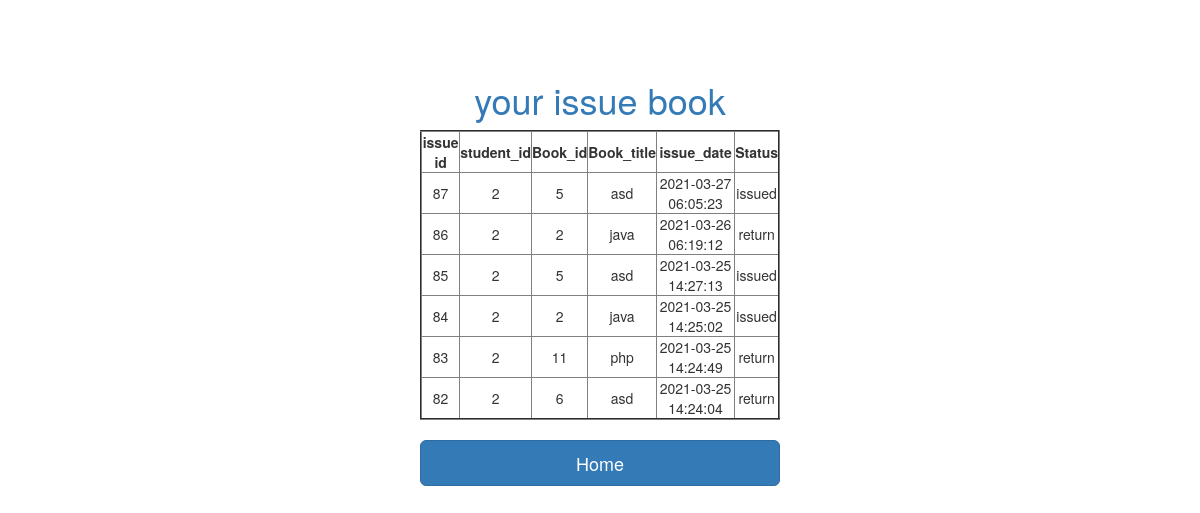
The page /WT/show_your_issue.php (signed in) on the database its author committed.
### tables this page shows
CREATE TABLE `issue_data` (
  `id` int(11) NOT NULL,
  `student_id` int(11) NOT NULL,
  `Book_id` int(11) NOT NULL,
  `Book_title` varchar(50) NOT NULL,
  `Status` varchar(50) NOT NULL,
  `issue_date` datetime NOT NULL
);

### WT/show_your_issue.php (the view, shortened to what this page needs)
<?php
$user = "root";
$password = "";
$server  = "localhost";
$db = "wt_project";
$con = mysqli_connect($server,$user,$password,$db);
    ?>
<!DOCTYPE html>
<html>
    <head>
        <link rel="stylesheet" href="https://maxcdn.bootstrapcdn.com/bootstrap/3.4.1/css/bootstrap.min.css">
    </head>
    <body background="https://images.wallpaperscraft.com/image/books_library_shelves_138556_1920x1080.jpg">
      <div class="container">
    <div class="row">
        <div class="col-sm-6 col-md-4 col-md-offset-4"><br><br><br>
            <h1 class="text-center text-primary login-title">your issue book</h1>
            <div class="account-wall">
                <table border="2px " align="center" class="text-center w-100" style="background-color: white;">
                    <tr >
                        <th class="text-center"> issue id </th>
                        <th class="text-center"> student_id </th>
                          <th class="text-center"> Book_id </th>
                            <th class="text-center"> Book_title </th>
                              <th class="text-center"> issue_date </th>
                              <th class="text-center"> Status </th>
                    </tr>
                    <?php
$Id = $_SESSION['id'];
$sql = "SELECT * from issue_data where student_id ='$Id' ";
 $result = $con-> query($sql);
if(mysqli_num_rows($result) > 0)
                  {
                      while ($row = mysqli_fetch_array($result)) {
       			?>
        <tr>
        	<td><?php echo $row['id']?> </td>
            <td><?php echo $row['student_id']?> </td>
            <td><?php echo $row['Book_id']?> </td>
            <td><?php echo $row['Book_title']?> </td>
            <td><?php echo $row['issue_date']?> </td>
            <td><?php echo $row['Status']?> </td>
        </tr>
		<?php
}
echo "</table>";
 }
?>
            </div>
            <form class="form-signin" action="Dashboard.php" method="post"><br>
                    <input class="btn btn-primary btn-lg btn-block" type="submit" value="Home" name="btn1">
        </div>
    </div>
</div>
    </body>
</html>

### rows shown on the page
issue_data: id "87", student "2", Book "5", Book_title "asd", issue_date "2021-03-27 06:05:23", Status "issued"
issue_data: id "86", student "2", Book "2", Book_title "java", issue_date "2021-03-26 06:19:12", Status "return"
issue_data: id "85", student "2", Book "5", Book_title "asd", issue_date "2021-03-25 14:27:13", Status "issued"
issue_data: id "84", student "2", Book "2", Book_title "java", issue_date "2021-03-25 14:25:02", Status "issued"
issue_data: id "83", student "2", Book "11", Book_title "php", issue_date "2021-03-25 14:24:49", Status "return"
issue_data: id "82", student "2", Book "6", Book_title "asd", issue_date "2021-03-25 14:24:04", Status "return"
